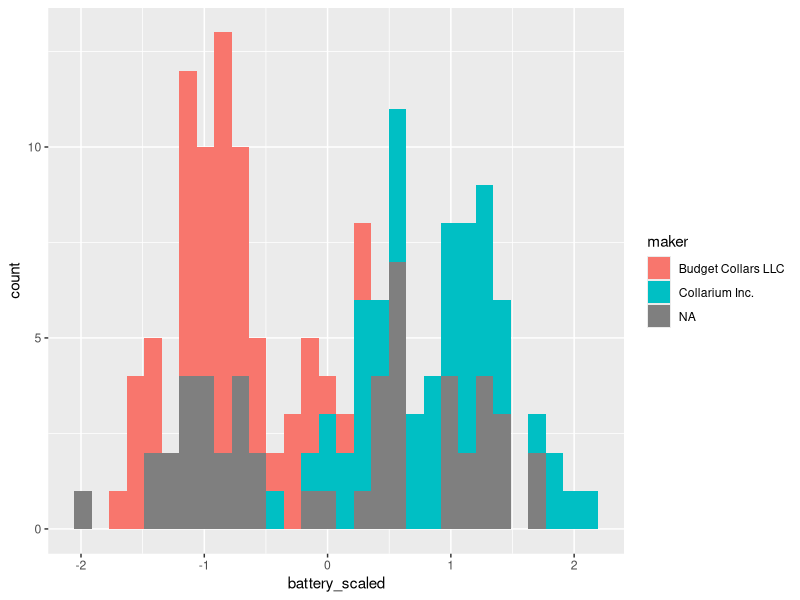

This figure's R source:
## ---- chunk 1
# Load library
library(tidyverse)

# Load data
full_collars <- read_csv("data/all_collar_data.csv")
## ---- chunk 2
# Standardize and remove unnecessary data

# Start with the full data set
knn_data <- full_collars %>%
  # Mutate the battery and signal columns to be scaled
  mutate(battery_scaled = scale(battery_life),
         signal_scaled = scale(signal_distance)) %>%
  # Remove columns we aren't using anymore
  dplyr::select(-battery_life, -signal_distance, -fail:-weight) %>% 
  # Make the maker column a factor (categorical)
  mutate(maker = as.factor(maker))

## ---- chunk 3
# Mean and standard deviation of battery life
knn_data %>% 
  summarise(mean_bat = mean(battery_scaled),
            sd_bat = sd(battery_scaled))

# Histogram
ggplot(knn_data, aes(battery_scaled, fill = maker)) +
  geom_histogram()
## ---- chunk 4
# Filter collars with unknown maker
collars_to_label <- knn_data %>%
  filter(is.na(maker))

# We need to save the collar ids before removing them
unknown_collar_ids <- collars_to_label %>% 
  dplyr::select(collar_id)

# Remove maker and collar_id columns
collars_to_label <- collars_to_label %>% 
  dplyr::select(-maker, -collar_id)

# Back to original dataset: filter collars with a known maker, and remove collar_id
labeled_collars <- knn_data %>%
  filter(!is.na(maker)) %>% 
  select(-collar_id)

## ---- chunk 5
# Randomly choose 30 out of the 100 collars to be our test data

# We will train the model with the other 70 collars, then test how well that model does using the 30 collars we held back

# Because we KNOW the actual makers of those 30 collars, we will know if our model made any mistakes

# Since we are randomly choosing values, we will use set.seed() to make sure everyone in class is getting the same random values
set.seed(411)

# Randomly select 30 row positions (70%) to pull out
rows_to_pull <- sample(1:100, 30)

# View random selections
rows_to_pull

# Remove test data from labeled collars
training <- labeled_collars[-rows_to_pull, ] 

# Pull out the 30 rows for testing
testing <- labeled_collars[rows_to_pull, ] 

## ---- chunk 6
# Loading package to do KNN
library(caret)

# Set seed again
set.seed(411)

# Training the model and finding the best k value
knn_training_model <- train(maker ~ ., data = training, method = "knn")

# View results and find that the best k value is 5
knn_training_model
## ---- chunk 7
# Making predictions with the test data
knn_predict_test <- predict(knn_training_model, testing)

# This will show us that there are no mistakes!
confusionMatrix(knn_predict_test, testing$maker) 
## ---- chunk 8
# Making predictions for the collars without makers
knn_predict <- predict(knn_training_model, collars_to_label)

# View results
knn_predict

# As a table
table(knn_predict)
## ---- chunk 9
# Let's bind the columns together
new_labels <- bind_cols(unknown_collar_ids, knn_predict)

# View collars now with known makers!
new_labels
